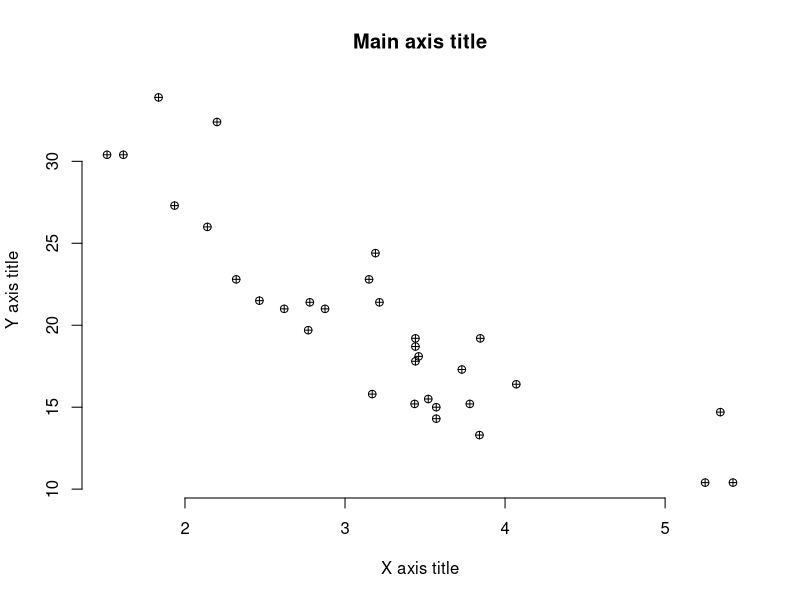
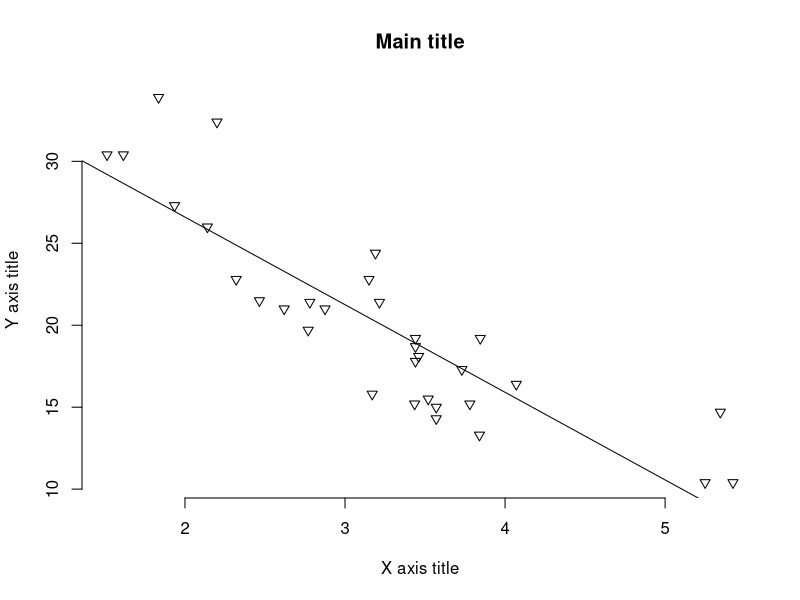
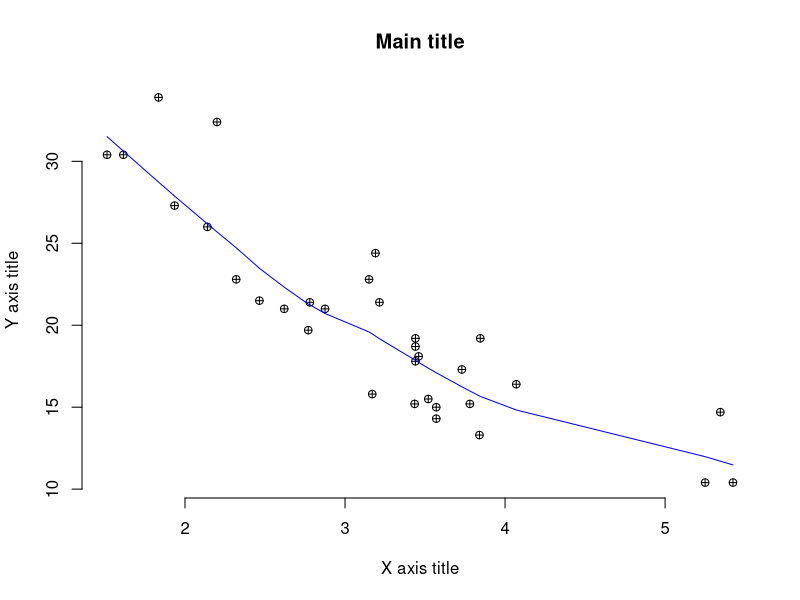
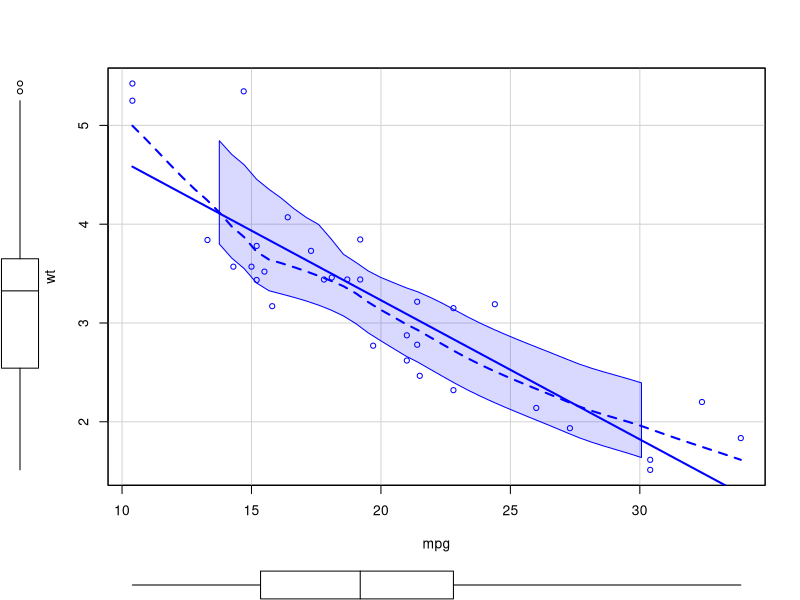
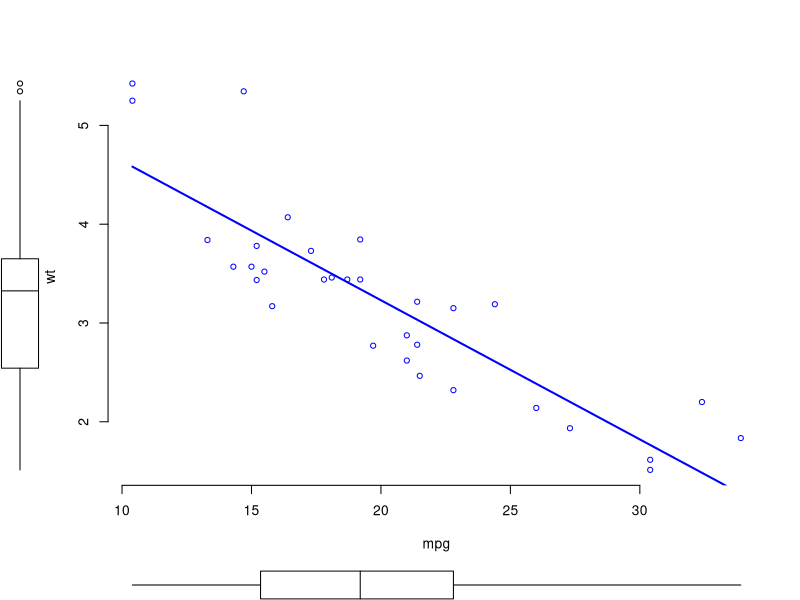
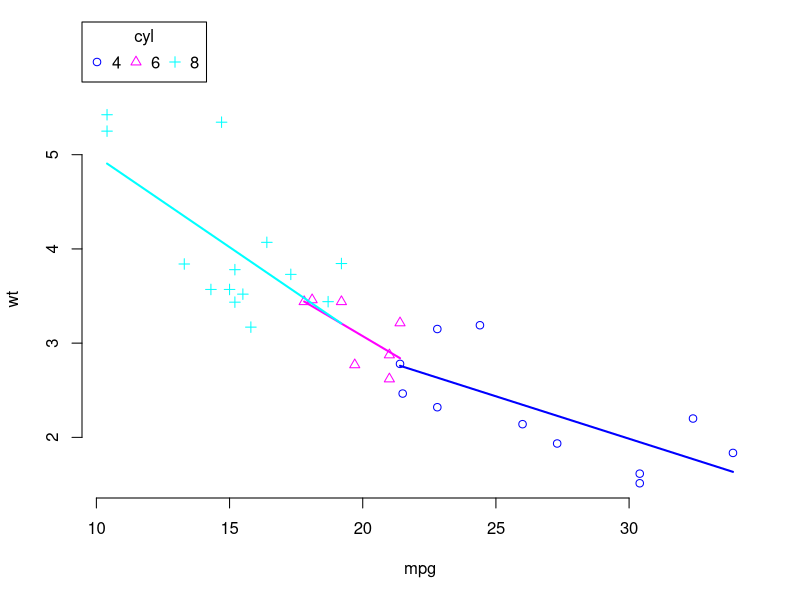
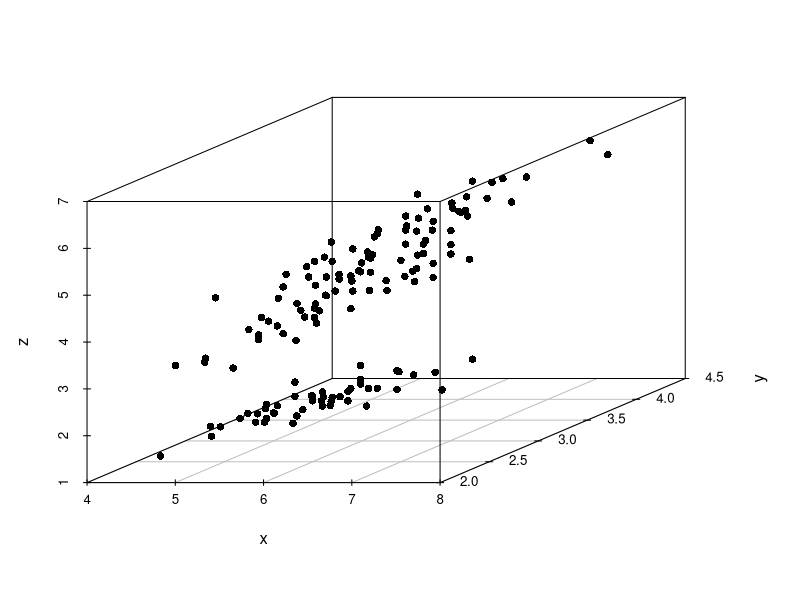
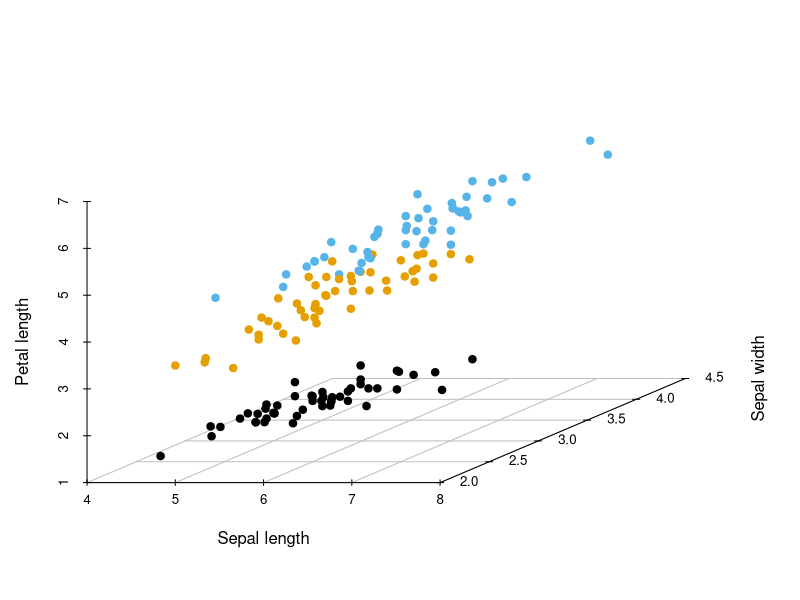

Recreate these plots in R, in order.

# Basic R Programming by Md. Jahid Hasan Jone

################################################################################
################################ Scatter Plot ################################## 
################################################################################


######################### R base scatter plot: plot() ##########################
################################################################################

#Load data
x <- mtcars$wt
y <- mtcars$mpg

# Plot with main and axis titles
# Change point shape (pch) and remove frame.
plot(x, y, main = "Main axis title",
     xlab = "X axis title", ylab = "Y axis title",
     pch = 10, frame = FALSE)

# Add regression line
plot(x, y, main = "Main title",
     xlab = "X axis title", ylab = "Y axis title",
     pch = 25, frame = FALSE)
abline(lm(y ~ x, data = mtcars), col = "black")


# Add loess fit
plot(x, y, main = "Main title",
     xlab = "X axis title", ylab = "Y axis title",
     pch = 10, frame = FALSE)
lines(lowess(x, y), col = "blue")


################## Enhanced scatter plots: car::scatterplot() ##################
################################################################################

install.packages("car")

library("car")
scatterplot(wt ~ mpg, data = mtcars)

#The plot contains:
#the points, the regression line (in green), the smoothed conditional spread (in red dashed line),the non-parametric regression smooth (solid line, red)

# Suppress the smoother and frame
scatterplot(wt ~ mpg, data = mtcars, 
            smooth = FALSE, grid = FALSE, frame = FALSE)

# Scatter plot by groups ("cyl")
scatterplot(wt ~ mpg | cyl, data = mtcars, 
            smooth = FALSE, grid = FALSE, frame = FALSE)


############################### 3D scatter plots ###############################
################################################################################

# Prepare the data set
x <- iris$Sepal.Length
y <- iris$Sepal.Width
z <- iris$Petal.Length
grps <- as.factor(iris$Species)

# Plot
library(scatterplot3d)
scatterplot3d(x, y, z, pch = 16)

# Change color by groups
# add grids and remove the box around the plot
# Change axis labels: xlab, ylab and zlab
colors <- c("#000000", "#E69F00", "#56B4E9")
scatterplot3d(x, y, z, pch = 19, color = colors[grps],
              grid = TRUE, box = FALSE, xlab = "Sepal length", 
              ylab = "Sepal width", zlab = "Petal length")

# 3D Scatterplot with Coloring and Vertical Lines and Regression Plane
attach(mtcars)
s3d <-scatterplot3d(wt,disp,mpg, pch=16, highlight.3d=TRUE,
                    type="h", main="3D Scatterplot")
fit <- lm(mpg ~ wt+disp)
s3d$plane3d(fit)


############################## Scatterplot Matrix ##############################
################################################################################

# Basic Scatterplot Matrix
pairs(~mpg+disp+drat+wt,data=mtcars,
      main="Simple Scatterplot Matrix")


# Scatterplot Matrices from the car Package
library(car)
scatterplotMatrix(~mpg+disp+drat+wt|cyl, data=mtcars,
                   main="Three Cylinder Options")


# Scatterplot Matrices from the glus Package
install.packages("gclus")
library(gclus)
dta <- mtcars[c(1,3,5,6)] # get data
dta.r <- abs(cor(dta)) # get correlations
dta.col <- dmat.color(dta.r) # get colors
# reorder variables so those with highest correlation
# are closest to the diagonal
dta.o <- order.single(dta.r)

cpairs(dta, dta.o, panel.colors=dta.col, gap=.5,
       main="Variables Ordered and Colored by Correlation")


# High Density Scatterplot with Binning
install.packages("hexbin")
library(hexbin)
x <- rnorm(1000)
y <- rnorm(1000)
bin<-hexbin(x, y, xbins=50)

plot(bin, main="Hexagonal Binning")
